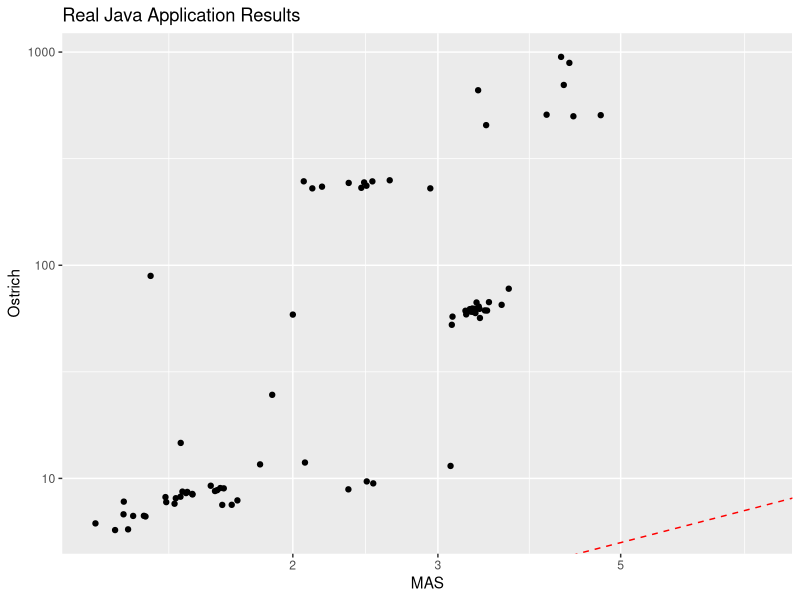
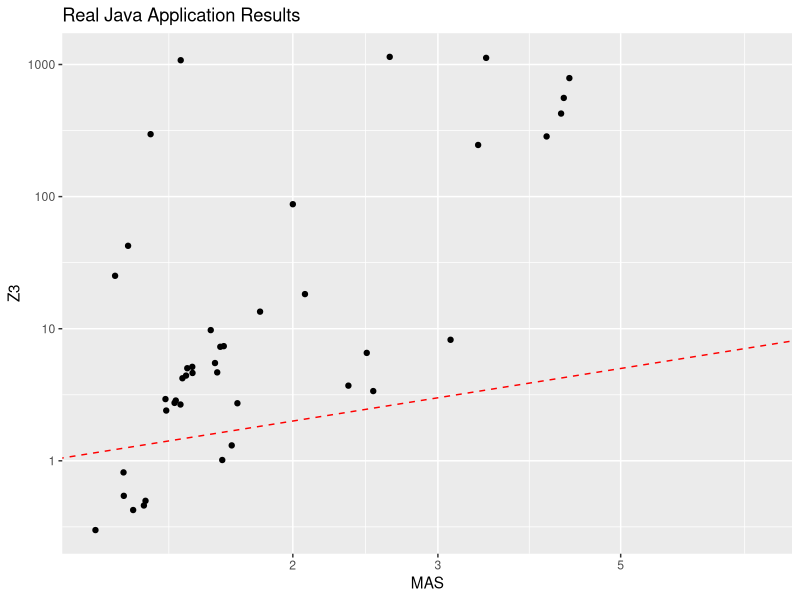

Source code (R) for these figures, in order:
library(ggplot2)

real_ostrich <- read.delim("real-ostrich-results.txt")

plot_ostrich <- ggplot(real_ostrich, aes(x=mas, y=ostrich)) +
  geom_point() +
  geom_abline(intercept=0, slope=1, color="red", linetype="dashed") +
  ggtitle("Real Java Application Results") +
  xlab("MAS") +
  ylab("Ostrich") +
  scale_x_log10() +
  scale_y_log10()

ggsave("real-ostrich-plot.svg", plot=plot_ostrich, device="svg")

real_z3 <- read.delim("real-z3-results.txt")

plot_z3 <- ggplot(real_z3, aes(x=mas, y=z3)) +
  geom_point() +
  geom_abline(intercept=0, slope=1, color="red", linetype="dashed") +
  ggtitle("Real Java Application Results") +
  xlab("MAS") +
  ylab("Z3") +
  scale_x_log10() +
  scale_y_log10()

ggsave("real-z3-plot.svg", plot=plot_z3, device="svg")
